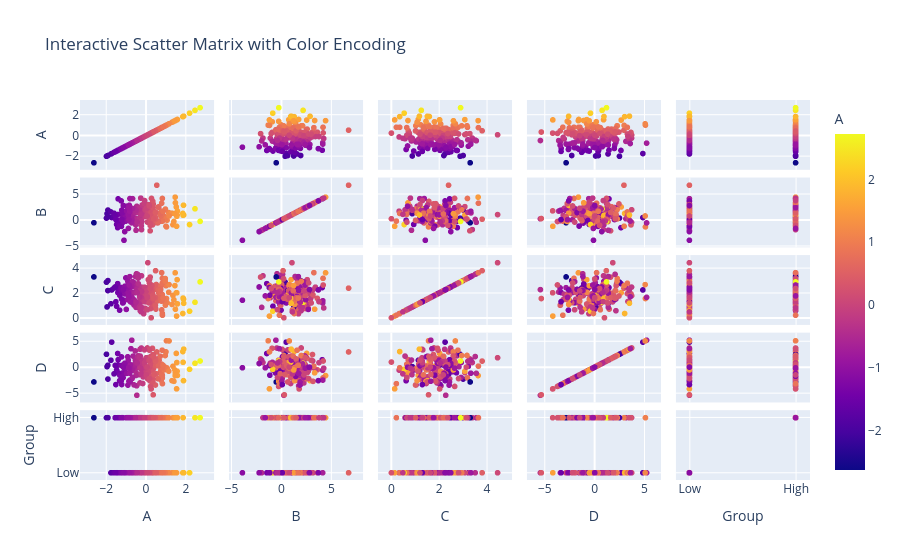

The code cell stored with this chart in its notebook:
### Markdown cell above
### PART 11 — Colored Interactive Scatter Matrix

### Code cell
fig = px.scatter_matrix(
    df,
    dimensions=df.columns,
    color=df.columns[0],
    title="Interactive Scatter Matrix with Color Encoding"
)

fig.show()

### Figure 1 — Plotly figure (JSON) as saved in the notebook; plotly's stock layout.template omitted (floating-point values rounded to 4 significant figures; data arrays with more than 128 entries replaced by an {"elided": "..."} marker saying what was removed)
{"data": [{"dimensions": [{"axis": {"matches": true}, "label": "A", "values": {"elided": "200 float values"}}, {"axis": {"matches": true}, "label": "B", "values": {"elided": "200 float values"}}, {"axis": {"matches": true}, "label": "C", "values": {"elided": "200 float values"}}, {"axis": {"matches": true}, "label": "D", "values": {"elided": "200 float values"}}, {"axis": {"matches": true}, "label": "Group", "values": {"elided": "200 str values"}}], "hovertemplate": "%{xaxis.title.text}=%{x}<br>%{yaxis.title.text}=%{y}<br>A=%{marker.color}<extra></extra>", "legendgroup": "", "marker": {"color": {"elided": "200 float values"}, "coloraxis": "coloraxis", "symbol": "circle"}, "name": "", "showlegend": false, "type": "splom"}], "layout": {"coloraxis": {"colorbar": {"title": {"text": "A"}}, "colorscale": [[0, "#0d0887"], [0.1111, "#46039f"], [0.2222, "#7201a8"], [0.3333, "#9c179e"], [0.4444, "#bd3786"], [0.5556, "#d8576b"], [0.6667, "#ed7953"], [0.7778, "#fb9f3a"], [0.8889, "#fdca26"], [1, "#f0f921"]]}, "dragmode": "select", "legend": {"tracegroupgap": 0}, "title": {"text": "Interactive Scatter Matrix with Color Encoding"}}}
